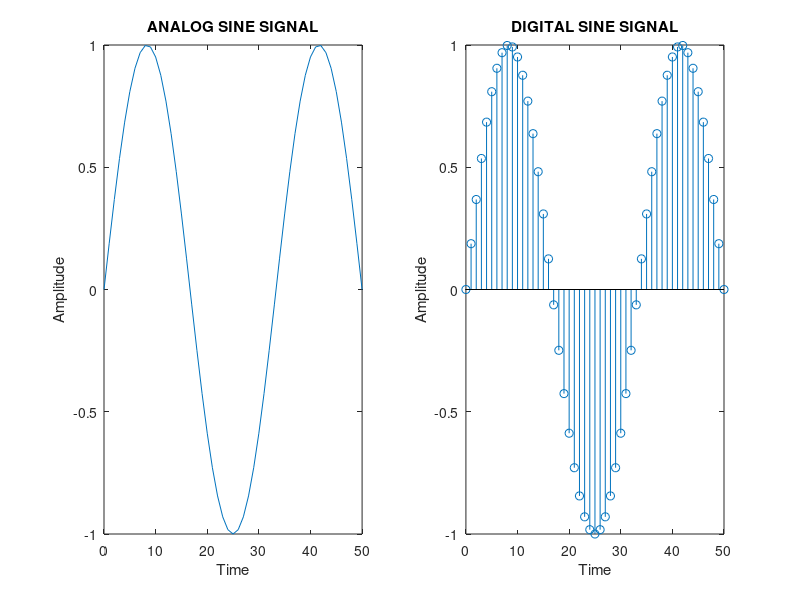

Recreate this plot in MATLAB.
%% Experiment 5

%% Digital sin function

close all
clear all

n = 0:1:50;
f = 0.03;
a = 1;

y = a*sin(2*pi*(f*n));

subplot(121),plot(n,y),xlabel('Time'),ylabel('Amplitude'),title('ANALOG SINE SIGNAL')
subplot(122),stem(n,y),xlabel('Time'),ylabel('Amplitude'),title('DIGITAL SINE SIGNAL')